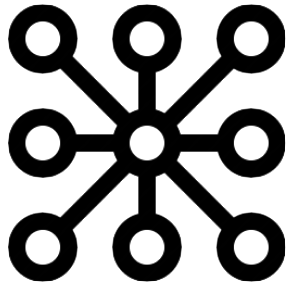
#> input picture nodos.png, 298 x 288 px, given in place of LTM.png, which was not available
$ python nxxxx.py
#> lines starting #> are read from the running program, lines starting #| are printed output that depends on the picture; pictures that were not available may be replaced by others from this repository, and a replacement may not be noted
import matplotlib.pyplot as plt
import networkx as nx
import PIL

# Image URLs for graph nodes
icons = {
    "F5": "LTM.png",
    "Vlan": "switch.png",
    "Virtual": "server.png",
    "Nodo": "node.png",
    "Ruta": "router.png"
}

# Load images
images = {k: PIL.Image.open(fname) for k, fname in icons.items()}
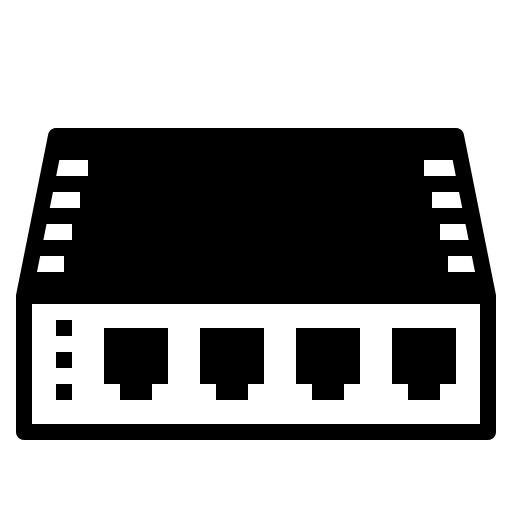
#> input picture switch.png, 512 x 512 px
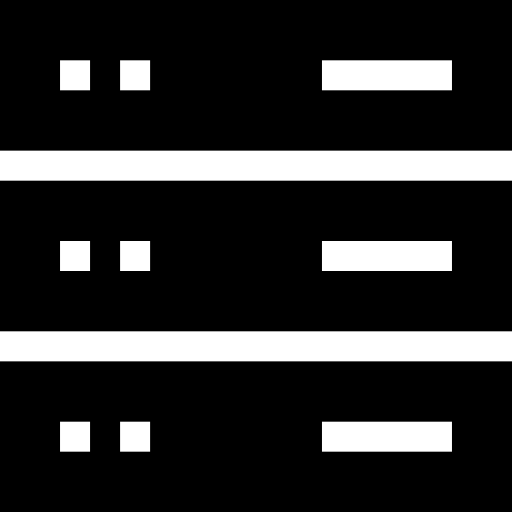
#> input picture server.png, 512 x 512 px
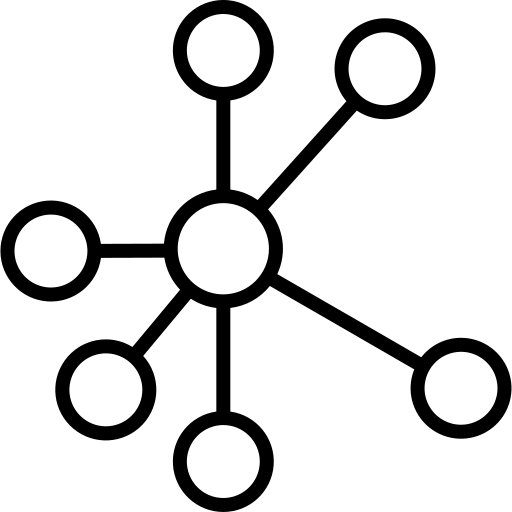
#> input picture node.png, 512 x 512 px
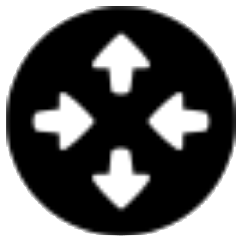
#> input picture router.png, 241 x 238 px
#> images = 5 items

# Generate the computer network graph
G = nx.Graph()

G.add_node("F5", image=images["F5"])
for i in range(1, 4):
    G.add_node(f"switch_{i}", image=images["Vlan"])
    for j in range(1, 4):
        G.add_node("PC_" + str(i) + "_" + str(j), image=images["Virtual"])

# [8 lines of commented-out code are left out]
pos = nx.spring_layout(G, seed=1734289230)
#> pos = 13 items
# pos={
#     "F5":(0,0),

# }
fig, ax = plt.subplots()

# Note: the min_source/target_margin kwargs only work with FancyArrowPatch objects.
# Force the use of FancyArrowPatch for edge drawing by setting `arrows=True`,
# but suppress arrowheads with `arrowstyle="-"`
nx.draw_networkx_edges(
    G,
    pos=pos,
    ax=ax,
    arrows=True,
    arrowstyle="-",
    min_source_margin=15,
    min_target_margin=15,
)

# Transform from data coordinates (scaled between xlim and ylim) to display coordinates
tr_figure = ax.transData.transform
# Transform from display to figure coordinates
tr_axes = fig.transFigure.inverted().transform

# Select the size of the image (relative to the X axis)
icon_size = (ax.get_xlim()[1] - ax.get_xlim()[0]) * 0.2
icon_center = icon_size / 2.0

# Add the respective image to each node
for n in G.nodes:
    xf, yf = tr_figure(pos[n])
    xa, ya = tr_axes((xf, yf))
    # get overlapped axes and plot icon
    a = plt.axes([xa - icon_center, ya - icon_center, icon_size, icon_size])
    a.imshow(G.nodes[n]["image"])
    a.axis("off")
#> this loop made 13 passes
#> (n, xf, yf, xa, ya) on passes 1 to 12: ('F5', 207.6, -285.1, 0.324, -0.594), ('switch_1', 483.8, 237.2, 0.756, 0.494), ('PC_1_1', 430.2, -61.89, 0.672, -0.129), ('PC_1_2', -220.1, -201.6, -0.344, -0.42), ('PC_1_3', -361.1, 82.05, -0.564, 0.171), ('switch_2', -381.4, -86.09, -0.596, -0.179), ('PC_2_1', -145.5, 367.9, -0.227, 0.766), ('PC_2_2', -23.81, -280.2, -0.0372, -0.584), ('PC_2_3', 511.4, 78.65, 0.799, 0.164), ('switch_3', 83.63, 422.4, 0.131, 0.88), ('PC_3_1', -296.2, 240.3, -0.463, 0.501), ('PC_3_2', 318.4, 367.6, 0.497, 0.766)
plt.show()
